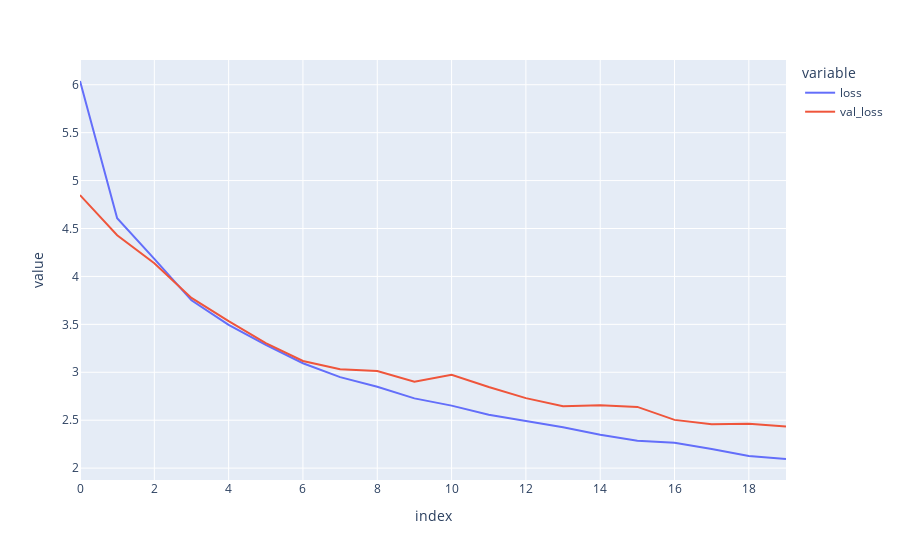

Write notebook code for a chart like this one.
### Code cell
fig = px.line({'loss': train_history['loss'], 'val_loss': val_history['loss']})
fig.show()

### Figure 1 — Plotly figure (JSON) as saved in the notebook; plotly's stock layout.template omitted (floating-point values rounded to 4 significant figures)
{"data": [{"hovertemplate": "variable=loss<br>index=%{x}<br>value=%{y}<extra></extra>", "legendgroup": "loss", "line": {"color": "#636efa", "dash": "solid"}, "marker": {"symbol": "circle"}, "mode": "lines", "name": "loss", "orientation": "v", "showlegend": true, "type": "scatter", "x": [0, 1, 2, 3, 4, 5, 6, 7, 8, 9, 10, 11, 12, 13, 14, 15, 16, 17, 18, 19], "xaxis": "x", "y": [6.039, 4.607, 4.183, 3.751, 3.495, 3.286, 3.094, 2.949, 2.849, 2.728, 2.652, 2.557, 2.492, 2.427, 2.348, 2.285, 2.265, 2.2, 2.126, 2.095], "yaxis": "y"}, {"hovertemplate": "variable=val_loss<br>index=%{x}<br>value=%{y}<extra></extra>", "legendgroup": "val_loss", "line": {"color": "#EF553B", "dash": "solid"}, "marker": {"symbol": "circle"}, "mode": "lines", "name": "val_loss", "orientation": "v", "showlegend": true, "type": "scatter", "x": [0, 1, 2, 3, 4, 5, 6, 7, 8, 9, 10, 11, 12, 13, 14, 15, 16, 17, 18, 19], "xaxis": "x", "y": [4.849, 4.43, 4.137, 3.776, 3.534, 3.305, 3.118, 3.031, 3.013, 2.901, 2.973, 2.846, 2.73, 2.645, 2.655, 2.638, 2.503, 2.459, 2.463, 2.435], "yaxis": "y"}], "layout": {"legend": {"title": {"text": "variable"}, "tracegroupgap": 0}, "margin": {"t": 60}, "xaxis": {"anchor": "y", "domain": [0, 1], "title": {"text": "index"}}, "yaxis": {"anchor": "x", "domain": [0, 1], "title": {"text": "value"}}}}
